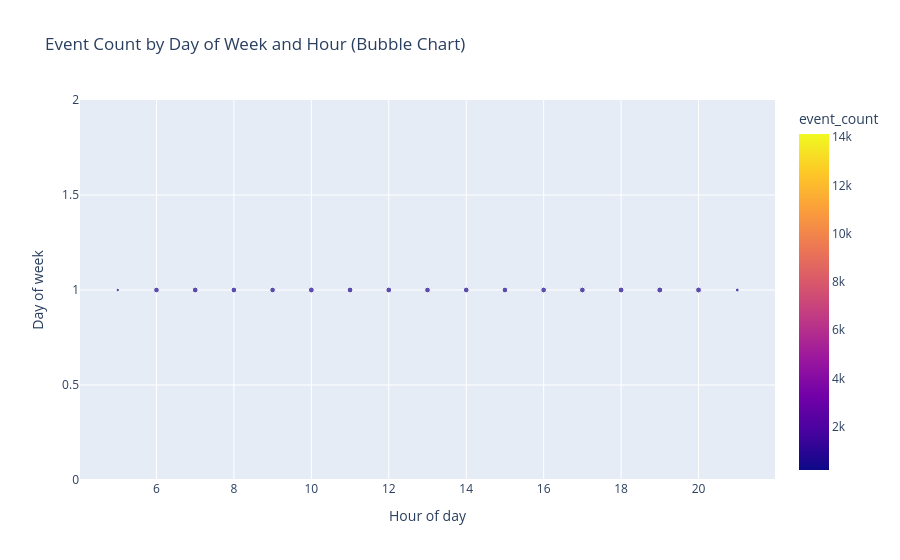

The notebook cell saved with this chart:
### Markdown cell above
Visualization 4 – Bubble chart by Day-of-week & Hour-of-day

### Code cell
fig = px.scatter(
    temp_df,
    x="hour_of_day",
    y="day_of_week",
    size="event_count",
    color="event_count",
    hover_data=["unique_patients", "last_updated"],
    title="Event Count by Day of Week and Hour (Bubble Chart)",
)

fig.update_layout(
    xaxis_title="Hour of day",
    yaxis_title="Day of week",
)

fig.show()

### Figure 1 — Plotly figure (JSON) as saved in the notebook; plotly's stock layout.template omitted (floating-point values rounded to 4 significant figures)
{"data": [{"customdata": [[0, "2025-12-08T22:38:08.120000"], [570, "2025-12-08T22:38:08.120000"], [601, "2025-12-08T22:38:08.120000"], [617, "2025-12-08T22:38:08.120000"], [617, "2025-12-08T22:38:08.120000"], [640, "2025-12-08T22:38:08.120000"], [608, "2025-12-08T22:38:08.120000"], [596, "2025-12-08T22:38:08.120000"], [593, "2025-12-08T22:38:08.120000"], [588, "2025-12-08T22:38:08.120000"], [269, "2025-12-08T22:38:08.120000"], [598, "2025-12-08T22:38:08.120000"], [590, "2025-12-08T22:38:08.120000"], [578, "2025-12-08T22:38:08.120000"], [209, "2025-12-08T22:38:08.120000"], [583, "2025-12-08T22:38:08.120000"], [586, "2025-12-08T22:38:08.120000"], [606, "2025-12-08T22:38:08.120000"]], "hovertemplate": "hour_of_day=%{x}<br>day_of_week=%{y}<br>event_count=%{marker.color}<br>unique_patients=%{customdata[0]}<br>last_updated=%{customdata[1]}<extra></extra>", "legendgroup": "", "marker": {"color": [14130, 570, 601, 617, 617, 640, 608, 596, 593, 588, 269, 598, 590, 578, 209, 583, 586, 606], "coloraxis": "coloraxis", "size": [14130, 570, 601, 617, 617, 640, 608, 596, 593, 588, 269, 598, 590, 578, 209, 583, 586, 606], "sizemode": "area", "sizeref": 35.33, "symbol": "circle"}, "mode": "markers", "name": "", "orientation": "v", "showlegend": false, "type": "scatter", "x": [NaN, 9.0, 7.0, 20.0, 18.0, 19.0, 11.0, 8.0, 17.0, 16.0, 21.0, 12.0, 14.0, 13.0, 5.0, 6.0, 15.0, 10.0], "xaxis": "x", "y": [NaN, 1.0, 1.0, 1.0, 1.0, 1.0, 1.0, 1.0, 1.0, 1.0, 1.0, 1.0, 1.0, 1.0, 1.0, 1.0, 1.0, 1.0], "yaxis": "y"}], "layout": {"coloraxis": {"colorbar": {"title": {"text": "event_count"}}, "colorscale": [[0, "#0d0887"], [0.1111, "#46039f"], [0.2222, "#7201a8"], [0.3333, "#9c179e"], [0.4444, "#bd3786"], [0.5556, "#d8576b"], [0.6667, "#ed7953"], [0.7778, "#fb9f3a"], [0.8889, "#fdca26"], [1, "#f0f921"]]}, "legend": {"itemsizing": "constant", "tracegroupgap": 0}, "title": {"text": "Event Count by Day of Week and Hour (Bubble Chart)"}, "xaxis": {"anchor": "y", "domain": [0, 1], "title": {"text": "Hour of day"}}, "yaxis": {"anchor": "x", "domain": [0, 1], "title": {"text": "Day of week"}}}}
